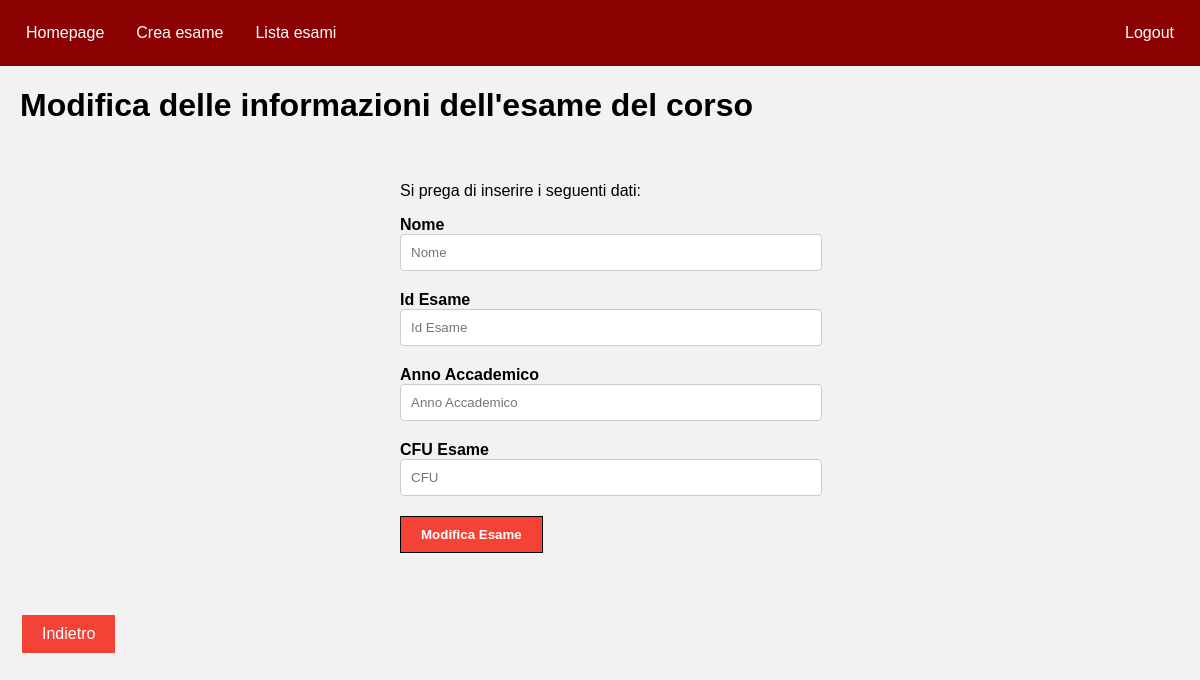
/modify_exam/CT-0374 (signed in), run on an earlier commit of the app's database.
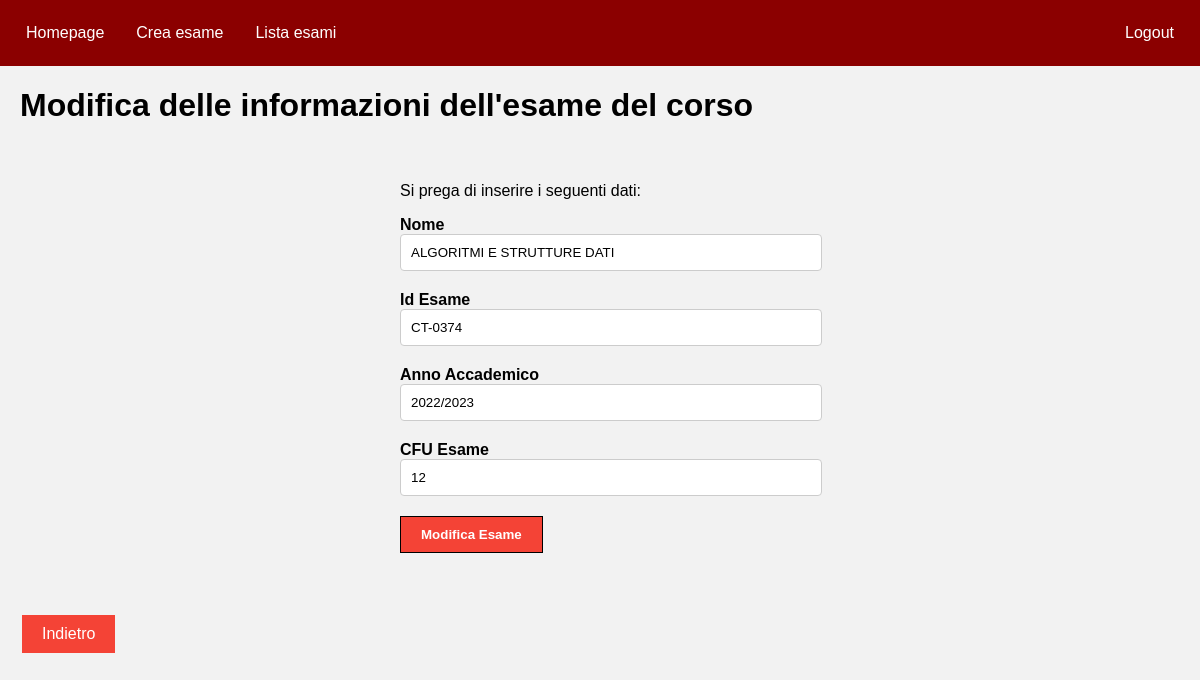
And on a later commit of the database.
### db_setup.py (models this page shows, shortened)
class Esame( db.Model):
    idE = db.Column(db.String(100), primary_key=True, unique = True)
    nome = db.Column(db.String(100))
    anno_accademico = db.Column(db.String(100))
    cfu = db.Column(db.Integer)

### routes.py (the view, shortened to what this page needs)
@bp.route('/modify_exam/<string:idE>', methods=['GET', 'POST'])
@login_required
def modify_exam(idE):
    from db_setup import Esame, db
    from forms import Modify_Exam
    esame = Esame.query.filter_by(idE=idE).first()
    form = Modify_Exam(obj=esame)
    db.session.commit()
    flask.flash('Esame aggiornato')
    esame=db.session.query(Esame).filter(Esame.idE == idE).first()
    return flask.render_template('modify_exam.html', form=form, idE=idE, esame=esame)

### forms.py
class Modify_Exam( FlaskForm ):
    from db_setup import Esame
    nome = StringField('Nome', validators=[InputRequired(), Length(max=50)], render_kw={"placeholder": "Nome"})
    idE = StringField('Id Esame', validators=[InputRequired(), Length(max=50)], render_kw={"placeholder": "Id Esame"})
    anno_accademico = StringField('Anno Accademico', validators=[InputRequired(), Length(max=50)], render_kw={"placeholder": "Anno Accademico"})
    cfu = StringField('CFU Esame', validators=[InputRequired(), Length(max=50)], render_kw={"placeholder": "CFU Esame"})
    created = HiddenField()
    submit = SubmitField('Modifica Esame')

### routes.py (called while the page is built)
@login_manager.user_loader
def load_user(user_id):
    from db_setup import Docente
    return Docente.query.get(user_id)

### app/templates/modify_exam.html (shortened to what this page needs)
<!DOCTYPE html>
<html lang="en">
<head>
    <link rel="stylesheet" href="../static/exam_page.css">
    <link rel="stylesheet" href="../static/create-modify_exam-test.css">
    <link rel="stylesheet" href="../static/goback.css">
    <link rel="stylesheet" href="../static/navbar.css">
</head>
<body>
    <ul>
        <li><a href="{{ url_for('routes.homepage') }}">Homepage</a></li>
        <li><a href="{{ url_for('routes.create_exam') }}">Crea esame</a></li>
        <li><a href="{{ url_for('routes.view_exams') }}">Lista esami</a></li>
        <li style="float:right"><a href="{{ url_for('routes.login') }}">Logout</a></li>
    </ul>
    <div id="Informazioni" class="w3-container">
        <h1>Modifica delle informazioni dell'esame del corso</h1>
    </div>
    <form method="POST" action="{{ url_for('routes.modify_exam', idE=idE) }}">
        <p>Si prega di inserire i seguenti dati:</p>
        <div class="form-group">
            {{ form.nome.label(class="w3-label") }}
            {{ form.nome(class="w3-input w3-border", placeholder="Nome") }}
        </div>
        <div class="form-group">
            {{ form.idE.label(class="w3-label") }}
            {{ form.idE(class="w3-input w3-border", placeholder="Id Esame") }}
        </div>
        <div class="form-group">
            {{ form.anno_accademico.label(class="w3-label") }}
            {{ form.anno_accademico(class="w3-input w3-border", placeholder="Anno Accademico") }}
        </div>
        <div class="form-group">
            {{ form.cfu.label(class="w3-label") }}
            {{ form.cfu(class="w3-input w3-border", placeholder="CFU") }}
        </div>
        <div class="form-group">
            {{ form.submit(class="w3-btn w3-red w3-hover-green w3-border-black") }}
        </div>
    </form>
    <br>
    <button id="goback" onclick="goBack()" class="button-goback">Indietro</button>
</body>
</html>

### app/static/exam_page.css (style rules this page uses)
#Informazioni { margin-top: 20px; padding-left: 20px; }

### app/static/create-modify_exam-test.css (style rules this page uses)
form { max-width: 400px; margin: 0 auto; padding: 20px; }
.form-group { margin-bottom: 20px; }
.w3-input { width: 100%; padding: 10px; border: 1px solid #ccc; border-radius: 4px; }
.w3-btn { padding: 10px 20px; border: none; cursor: pointer; font-weight: bold; }
.w3-red { background-color: #f44336; color: white; }
.w3-border-black { border: 1px solid black; }

### app/static/goback.css (style rules this page uses)
.button-goback { background-color: #f44336; color: white; border: none; padding: 10px 20px; text-align: center; text-decoration: none; display: inline-block; font-size: 16px; margin: 4px 2px; cursor: pointer; position: relative; left: 20px; }

### app/static/navbar.css (style rules this page uses)
body { background-color: #f2f2f2; font-family: Arial, sans-serif; margin: 0; padding: 0; }
.w3-label { font-weight: bold; }
ul { padding: 10px; background-color: #8B0000; list-style-type: none; margin: 0; overflow: hidden; }
li { float: left; }
li a { color: #fff; text-align: center; display: block; padding: 14px 16px; text-decoration: none; }

What changed in the data, as far as the page shows it:
added Esame: nome "ALGORITMI E STRUTTURE DATI", idE "CT-0374", anno_accademico "2022/2023", cfu "12"
